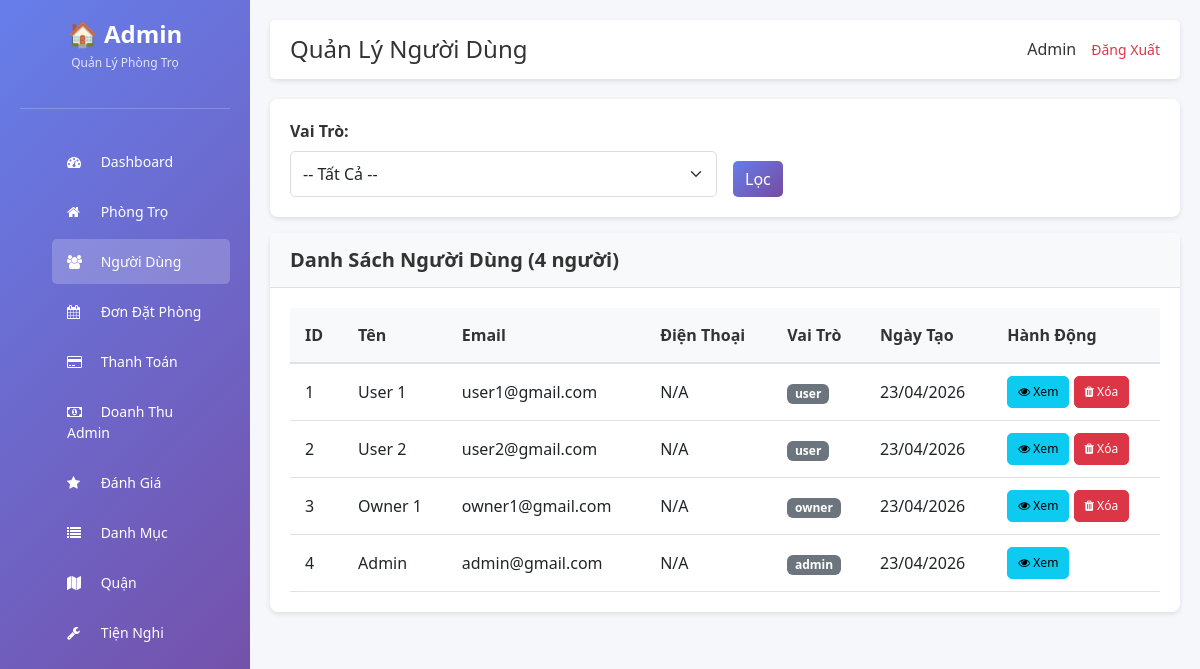
The page /public/admin/users.php (signed in) on the database as committed earlier.
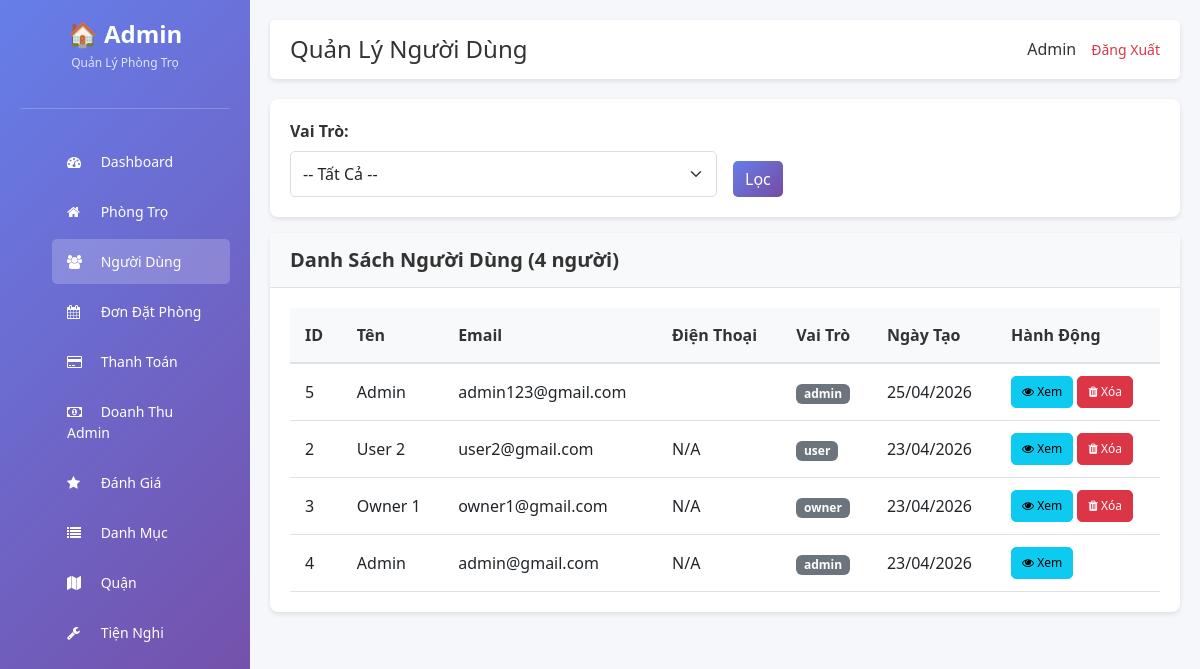
The same page on the database as committed later.
### tables this page shows
CREATE TABLE `users` (
  `id` int(11) NOT NULL,
  `name` varchar(100) DEFAULT NULL,
  `email` varchar(150) DEFAULT NULL,
  `password` varchar(255) DEFAULT NULL,
  `phone` varchar(20) DEFAULT NULL,
  `avatar` varchar(255) DEFAULT NULL,
  `role` enum('user','owner','admin') DEFAULT 'user',
  `created_at` timestamp NOT NULL DEFAULT current_timestamp(),
  `status` int(1) NOT NULL DEFAULT 0 COMMENT '0: Pending, 1: Active, 2: Banned.'
);

### public/admin_init.php (called while the page is built, shortened)
<?php
require_once __DIR__ . '/../config/database.php';
require_once __DIR__ . '/../core/Database.php';
require_once __DIR__ . '/../core/User.php';
require_once __DIR__ . '/../app/controller/UserController.php';
require_once __DIR__ . '/../app/controller/ActivityLogController.php';
$db = new Database($conn);
?>

### app/controller/UserController.php (called while the page is built, shortened)
<?php
class UserController {
    private $user;
    public function __construct($db, $activityLog = null) {
        $this->user = new User($db);
    }
    public function listUsers() {
        $page = isset($_GET['page']) ? (int)$_GET['page'] : 1;
        $role = isset($_GET['role']) ? $_GET['role'] : '';
        $users = $this->user->getAll($page, ITEMS_PER_PAGE, $role);
        $total = $this->user->getTotal($role);
        $total_pages = ceil($total / ITEMS_PER_PAGE);
        return [
            'users' => $users,
            'total' => $total,
            'page' => $page,
            'total_pages' => $total_pages,
            'role' => $role
        ];
    }
}
?>

### core/User.php (called while the page is built, shortened)
<?php
class User {
    private $db;
    public function __construct($database) {
        $this->db = $database;
    }
    public function getAll($page = 1, $limit = ITEMS_PER_PAGE, $role = '') {
        $offset = ($page - 1) * $limit;
        $sql = "SELECT * FROM users";
        $sql .= " ORDER BY created_at DESC LIMIT $offset, $limit";
        return $this->db->getRows($sql);
    }
    public function getTotal($role = '') {
        $where = '';
        return $this->db->count('users', $where);
    }
}
?>

### core/Database.php (called while the page is built, shortened)
<?php
class Database {
    private $conn;
    public function __construct($connection) {
        $this->conn = $connection;
    }
    public function getRows($sql) {
        $result = $this->conn->query($sql);
        if ($result && $result->num_rows > 0) {
            $rows = [];
            while ($row = $result->fetch_assoc()) {
                $rows[] = $row;
            }
            return $rows;
        }
        return [];
    }
    public function count($table, $where = '') {
        $sql = "SELECT COUNT(*) as count FROM $table";
        $result = $this->conn->query($sql);
        if ($result) {
            $row = $result->fetch_assoc();
            return $row['count'];
        }
        return 0;
    }
}
?>

### public/admin/users.php (the view, shortened to what the changed rows need)
<?php
require_once __DIR__ . '/../admin_init.php';
$activityLog = new ActivityLog($db);
$controller = new UserController($db, $activityLog);
$data = $controller->listUsers();
?>
<!DOCTYPE html>
<html lang="vi">
<head>
    <link href="https://cdn.jsdelivr.net/npm/bootstrap@5.3.0/dist/css/bootstrap.min.css" rel="stylesheet">
    <link href="https://cdn.jsdelivr.net/npm/font-awesome@4.7.0/css/font-awesome.min.css" rel="stylesheet">
    <link href="<?php echo ADMIN_URL; ?>assets/css/style.css" rel="stylesheet">
</head>
<body>
    <div class="sidebar">
        <div class="logo">
            <h2>🏠 Admin</h2>
        </div>
    </div>
    <div class="main-content">
        <div class="topbar">
            <h1>Quản Lý Người Dùng</h1>
        </div>
        <div class="card">
            <div class="card-body">
                <?php if (!empty($data['users'])): ?>
                <div class="table-responsive">
                    <table class="table table-hover">
                        <thead class="table-light">
                            <tr>
                                <th>ID</th>
                                <th>Tên</th>
                                <th>Email</th>
                                <th>Điện Thoại</th>
                                <th>Vai Trò</th>
                                <th>Ngày Tạo</th>
                                <th>Hành Động</th>
                            </tr>
                        </thead>
                        <tbody>
                            <?php foreach ($data['users'] as $user): ?>
                            <tr>
                                <td><?php echo $user['id']; ?></td>
                                <td><?php echo htmlspecialchars($user['name'] ?? 'N/A'); ?></td>
                                <td><?php echo htmlspecialchars($user['email'] ?? 'N/A'); ?></td>
                                <td><?php echo htmlspecialchars($user['phone'] ?? 'N/A'); ?></td>
                                <td>
                                    <span class="badge bg-secondary"><?php echo $user['role']; ?></span>
                                </td>
                                <td><?php echo date('d/m/Y', strtotime($user['created_at'])); ?></td>
                                <td>
                                    <a href="<?php echo ADMIN_URL . 'user_detail.php?id=' . $user['id']; ?>" class="btn btn-sm btn-info">
                                        <i class="fa fa-eye"></i> Xem
                                    </a>
                                    <?php if ($user['id'] !== $_SESSION['user_id']): ?>
                                    <a href="<?php echo ADMIN_URL . 'users.php?action=delete&id=' . $user['id']; ?>" class="btn btn-sm btn-danger" onclick="return confirm('Xóa người dùng này?');">
                                        <i class="fa fa-trash"></i> Xóa
                                    </a>
                                    <?php endif; ?>
                                </td>
                            </tr>
                            <?php endforeach; ?>
                        </tbody>
                    </table>
                </div>
                <?php else: ?>
                <div class="alert alert-info">Không có người dùng nào.</div>
                <?php endif; ?>
            </div>
        </div>
    </div>
</body>
</html>

Rows that differ between the two databases and show on the page:
removed users: id "1", name "User 1", email "user1@gmail.com", phone "N/A", role "user", created_at "23/04/2026"
added users: id "5", name "Admin", email "admin123@gmail.com", role "admin", created_at "25/04/2026"
